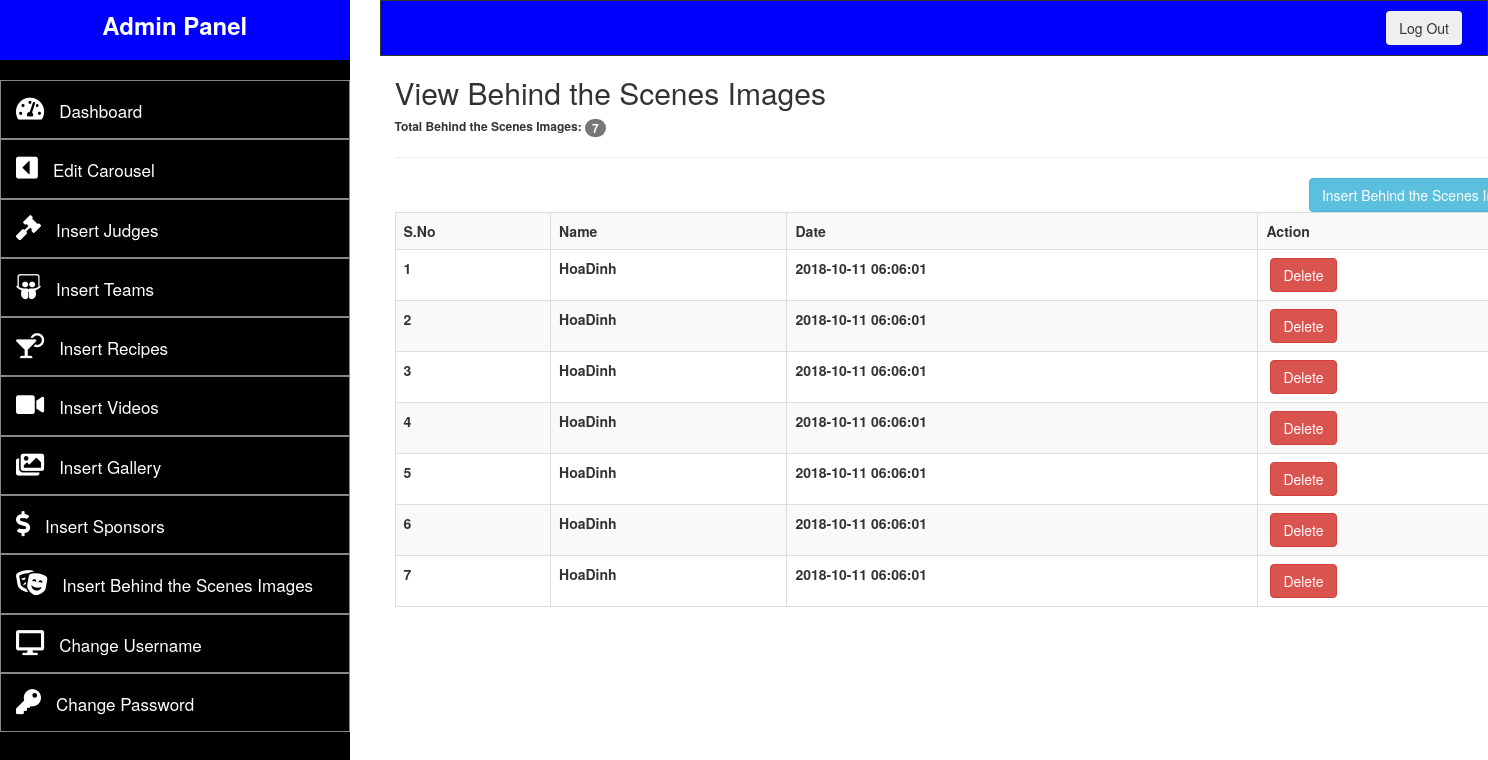
The page /admin/viewBehindScenes.php (signed in) on the database its author committed.
### tables this page shows
CREATE TABLE `behindscenes` (
  `id` int(10) NOT NULL,
  `name` text NOT NULL,
  `img` text NOT NULL,
  `date` timestamp NOT NULL DEFAULT CURRENT_TIMESTAMP ON UPDATE CURRENT_TIMESTAMP,
  `msg` text NOT NULL
);

### admin/viewBehindScenes.php (the view, shortened to what this page needs)
<?php
	require __DIR__.'/config/db.php';
	if(!isset($_SESSION['user'])){
		header("location:login.php");
	}else{
?>
<!DOCTYPE html>
<html>
<head>
		<link rel="stylesheet" href="https://maxcdn.bootstrapcdn.com/bootstrap/3.3.7/css/bootstrap.min.css">
		<link href="adminAssets\style.css" rel="stylesheet">
		<link 	rel="stylesheet"
				href="https://use.fontawesome.com/releases/v5.2.0/css/all.css"
>
</head>
<body>
	<div class="row">
		<?php
		include "templates/adminpanel_template.php";
		?>
			<div class="container" style="background: #FFF;">
			<?php
			$judge_query = "SELECT * FROM behindscenes
									ORDER BY id DESC";
			$connect_judge_query = mysqli_query($conn, $judge_query);
			$count_rows = mysqli_num_rows($connect_judge_query);
			$number_of_items = 1;
			?>
				<h2>View Behind the Scenes Images</h2>
				<h6 style="font-weight: bold">Total Behind the Scenes Images: <span class="badge"><?php echo $count_rows; ?></span></h6>
				<hr>
				<a href="insertBehindScenes.php" class="btn btn-info" style="float:right">Insert Behind the Scenes Image</a>
					<table class="table table-hover table-striped table-bordered">
						<tr>
							<th>S.No</th>
							<th>Name</th>
							<th>Date</th>
							<th>Action</th>
						</tr>
			<?php
			if($count_rows > 0){
				while($get_each_row = mysqli_fetch_array($connect_judge_query)){
					$id_of_judge = $get_each_row['id'];
					$name_of_judge = $get_each_row['name'];
					$date_judge = $get_each_row['date'];
			?>
						<tr>
							<th><?php echo $number_of_items++; ?></th>
							<th><?php echo $name_of_judge; ?></th>
							<th><?php echo $date_judge; ?></th>
							<th>&nbsp;<a href="deleteBehindScenes.php?id=<?php echo $id_of_judge; ?>" class="btn btn-danger">Delete</a></th>
						</tr>
			<?php
				}
			}
			?>
					</table>
				</div>
			</div>
		</div>
</body>
</html>
<?php } ?>

### rows shown on the page
behindscenes: name "HoaDinh", date "2018-10-11 06:06:01"
behindscenes: name "HoaDinh", date "2018-10-11 06:06:01"
behindscenes: name "HoaDinh", date "2018-10-11 06:06:01"
behindscenes: name "HoaDinh", date "2018-10-11 06:06:01"
behindscenes: name "HoaDinh", date "2018-10-11 06:06:01"
behindscenes: name "HoaDinh", date "2018-10-11 06:06:01"
behindscenes: name "HoaDinh", date "2018-10-11 06:06:01"

### other values the page prints
$count_rows "7"
